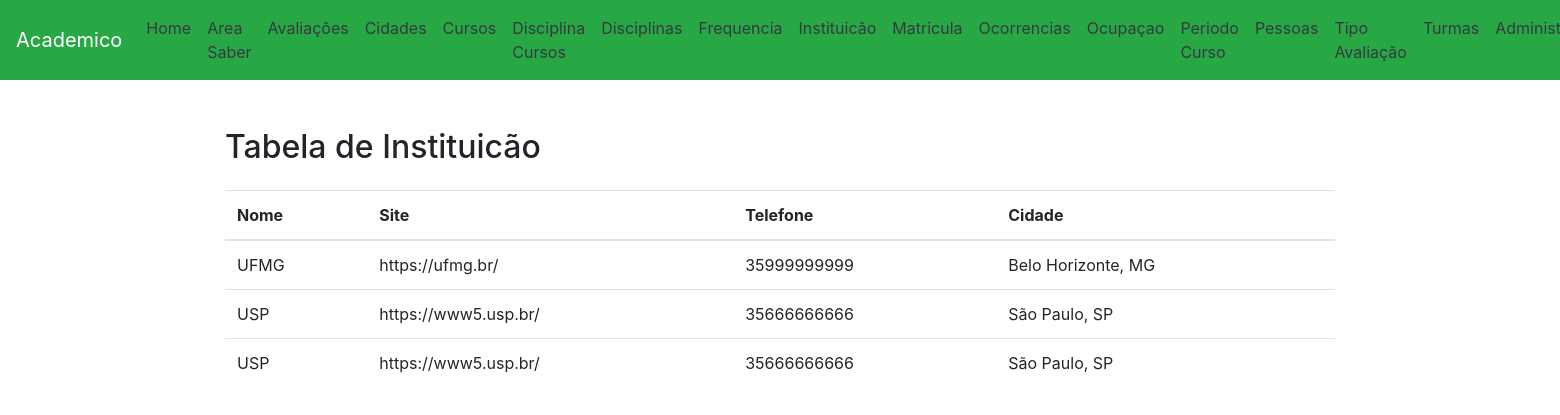
Screenshot of /instituicao/ with the database file from the repository.
### app/models.py (models this page shows, shortened)
class Instituicao(models.Model):
    nome = models.CharField(max_length=100, verbose_name="Nome da instituição")
    site = models.CharField(max_length=100, verbose_name="Site")
    telefone = models.CharField(max_length=11, verbose_name="Telefone")
    cidade = models.ForeignKey(Cidade,on_delete=models.CASCADE, verbose_name="Cidade")
    class Meta:
        verbose_name = "Instituição"
        verbose_name_plural = "Instituições"

class Cidade(models.Model):
    nome = models.CharField(max_length=100, verbose_name="Nome da cidade")
    uf = models.CharField(max_length=2, verbose_name="UF")
    def __str__(self):
        return f"{self.nome}, {self.uf}"
    class Meta:
        verbose_name = "Cidade"
        verbose_name_plural = "Cidades"

### app/views.py (the view)
# urls.py: path('instituicao/', InstituicaoView.as_view(), name='instituicao'),
class InstituicaoView(View):
    def get(self, request, *args, **kwargs):
        instituicao = Instituicao.objects.all()
        return render(request, 'instituicao.html', {'instituicao' : instituicao})

### app/templates/instituicao.html (shortened to what this page needs)
<!DOCTYPE html>
<html lang="pt-BR">
<head>
    <link rel="stylesheet" href="https://maxcdn.bootstrapcdn.com/bootstrap/4.5.2/css/bootstrap.min.css">
</head>
<body>
    <nav class="navbar navbar-expand-lg navbar-dark bg-success">
        <a class="navbar-brand" href="/">Academico</a>
<div class="collapse navbar-collapse" id="navbarNav">
<ul class="navbar-nav">
    <li class="nav-item">
        <a class="nav-link text-dark" href="/">Home</a>
    </li>
    <li class="nav-item">
        <a class="nav-link text-dark" href="/area_saber/">Area Saber</a>
    </li>
    <li class="nav-item">
        <a class="nav-link text-dark" href="/avaliacoes/">Avaliações</a>
    </li>
    <li class="nav-item">
        <a class="nav-link text-dark" href="/cidades/">Cidades</a>
    </li>
    <li class="nav-item">
        <a class="nav-link text-dark" href="/cursos/">Cursos</a>
    </li>
    <li class="nav-item">
        <a class="nav-link text-dark" href="/disciplina_cursos/">Disciplina Cursos</a>
    </li>
    <li class="nav-item">
        <a class="nav-link text-dark" href="/disciplinas/">Disciplinas</a>
    </li>
    <li class="nav-item">
        <a class="nav-link text-dark" href="/frequencia/">Frequencia</a>
    </li>
    <li class="nav-item">
        <a class="nav-link text-dark" href="/instituicao/">Instituicão</a>
    </li>
    <li class="nav-item">
        <a class="nav-link text-dark" href="/matricula/">Matricula</a>
    </li>
    <li class="nav-item">
        <a class="nav-link text-dark" href="/ocorrencias/">Ocorrencias</a>
    </li>
    <li class="nav-item">
        <a class="nav-link text-dark" href="/ocupacao/">Ocupaçao</a>
    </li>
    <li class="nav-item">
        <a class="nav-link text-dark" href="/periodo_cursos/">Periodo Curso</a>
    </li>
    <li class="nav-item">
        <a class="nav-link text-dark" href="/pessoas/">Pessoas</a>
    </li>
    <li class="nav-item">
        <a class="nav-link text-dark" href="/tipo_avaliacao/">Tipo Avaliação</a>
    </li>
    <li class="nav-item">
        <a class="nav-link text-dark" href="/turmas/">Turmas</a>
    </li>
    <li class="nav-item">
        <a class="nav-link text-dark" href="/admin/">Administração</a>
    </li>
</ul>
</div>
</nav>
<div class="container mt-5">
    <h2 class="mb-4">Tabela de Instituicão</h2>
<table class="table">
    <thead>
        <tr>
        <th scope="col">Nome</th>
        <th scope="col">Site</th>
        <th scope="col">Telefone</th>
        <th scope="col">Cidade</th>
        </tr>
    </thead>
    <tbody>
    {% for instituicao in instituicao %}
    <tr>
    <td>{{ instituicao.nome }}</td>
    <td>{{ instituicao.site}}</td>
    <td>{{ instituicao.telefone }}</td>
    <td>{{ instituicao.cidade }}</td>
    </tr>
    {% endfor %}
    </tbody>
</table>
</div>
</body>
</html>

### rows the page displays
Instituicao: nome "UFMG", site "https://ufmg.br/", telefone "35999999999", cidade "Belo Horizonte, MG"
Instituicao: nome "USP", site "https://www5.usp.br/", telefone "35666666666", cidade "São Paulo, SP"
Instituicao: nome "USP", site "https://www5.usp.br/", telefone "35666666666", cidade "São Paulo, SP"
